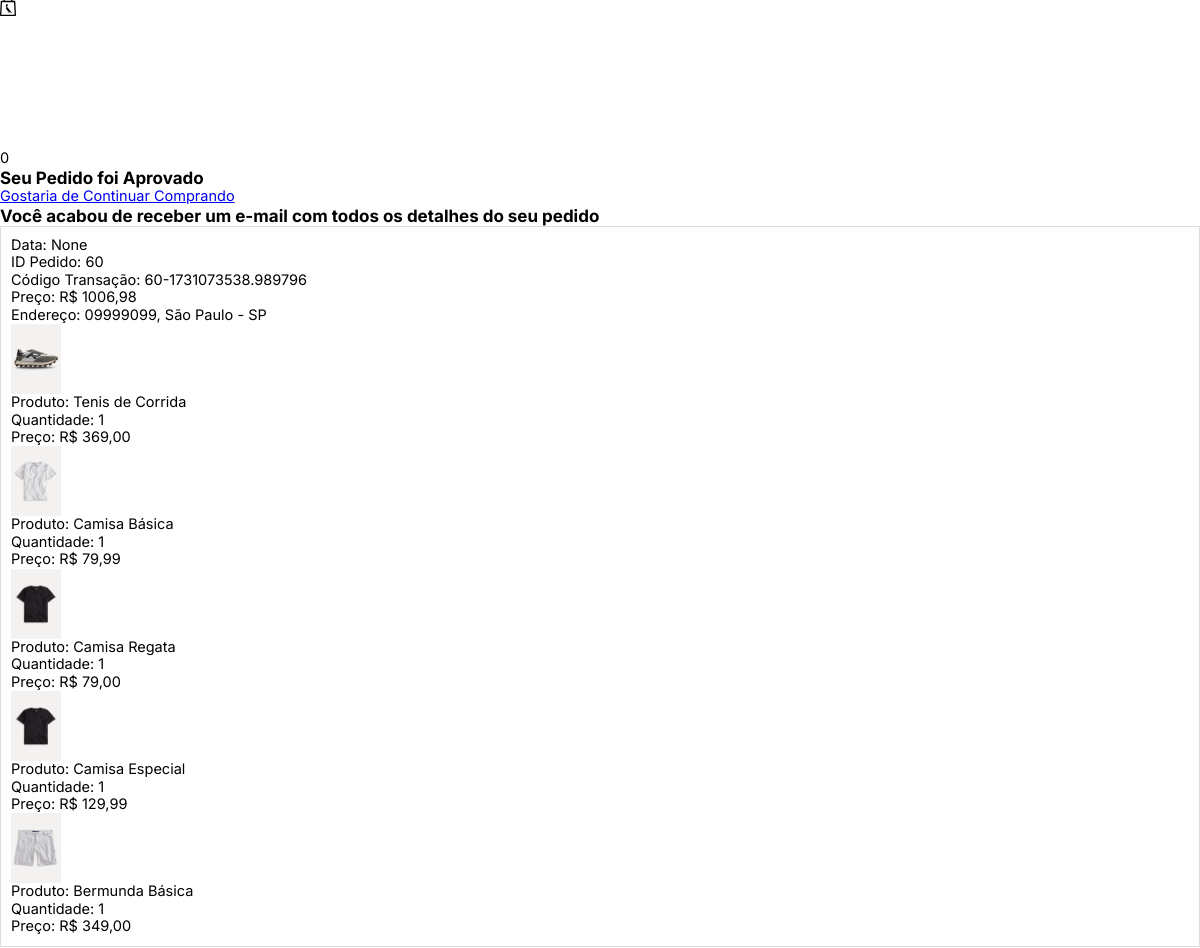
Before: /pedidoaprovado/60/ (middle part) with the older database file.
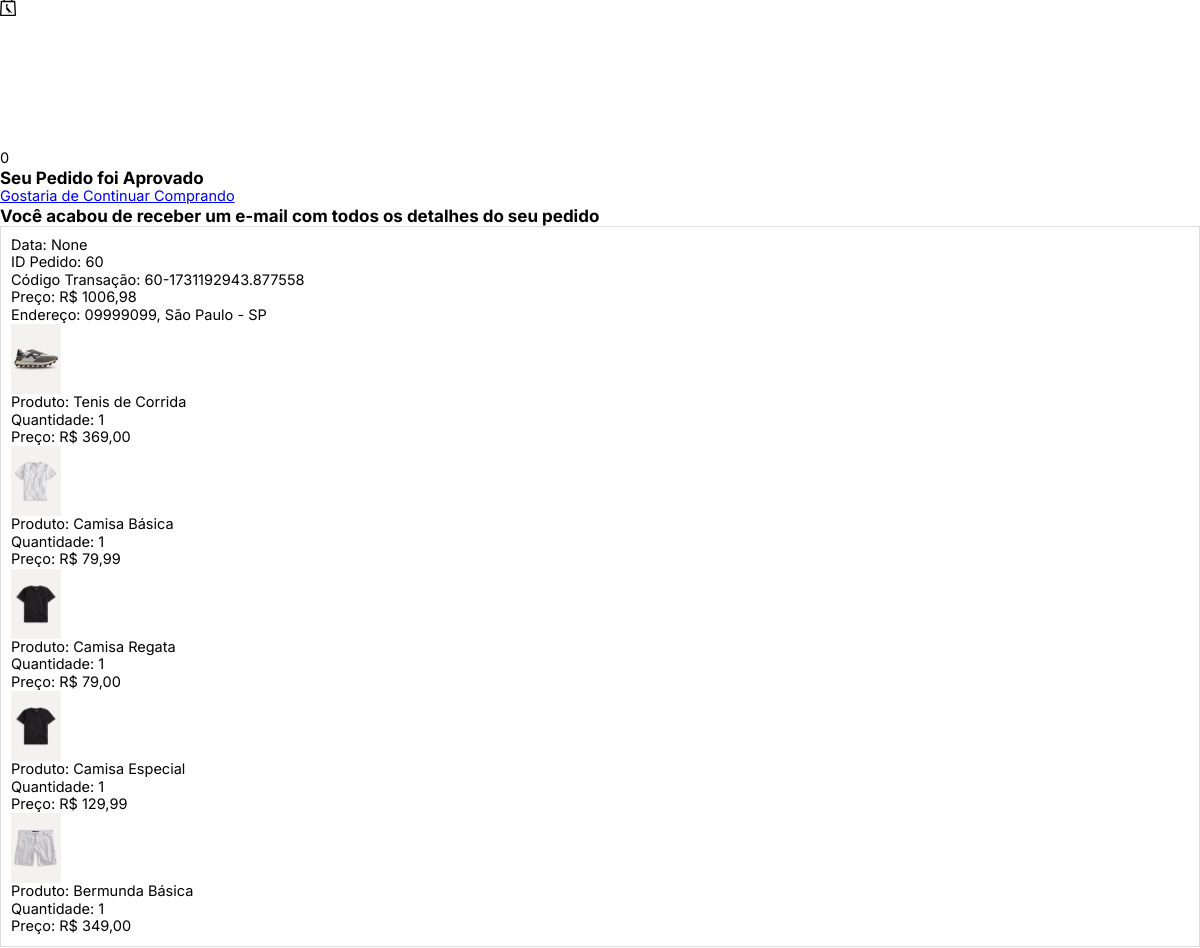
After: the same page with the newer database file.
### loja/models.py (models this page shows, shortened)
class Pedido(models.Model):
    cliente = models.ForeignKey(Cliente, null=True, blank=True, on_delete=models.SET_NULL)
    finalizado = models.BooleanField(default=False)
    codigo_transacao = models.CharField(max_length=200, null=True, blank=True)
    endereco = models.ForeignKey(Endereco, null=True, blank=True, on_delete=models.SET_NULL)
    data_finalizacao = models.DateTimeField(null=True, blank=True)
    @property
    def preco_total(self):
        itens_pedido = ItensPedido.objects.filter(pedido=self)
        preco = sum(item.preco_total for item in itens_pedido)
        return preco
    @property
    def itens(self):
        itens_pedido = ItensPedido.objects.filter(pedido=self)
        return itens_pedido

class ItensPedido(models.Model):
    item_estoque = models.ForeignKey(ItemEstoque, null=True, blank=True, on_delete=models.SET_NULL)
    quantidade = models.IntegerField(default=0)
    pedido = models.ForeignKey(Pedido, null=True, blank=True, on_delete=models.SET_NULL)
    @property
    def preco_total(self):
        return self.quantidade * self.item_estoque.produto.preco if self.item_estoque and self.item_estoque.produto else 0

class ItemEstoque(models.Model):
    produto = models.ForeignKey(Produto, null=True, blank=True, on_delete=models.SET_NULL)
    cor = models.ForeignKey(Cor, null=True, blank=True, on_delete=models.SET_NULL)
    tamanho = models.CharField(max_length=200, null=True, blank=True)
    quantidade = models.IntegerField(default=0)

class Produto(models.Model):
    imagem = models.ImageField(null=True, blank=True)
    nome_produto = models.CharField(max_length=200, null=True, blank=True)
    preco = models.DecimalField(max_digits=10, decimal_places=2)
    ativo = models.BooleanField(default=True)
    categoria = models.ForeignKey(Categoria, null=True, blank=True, on_delete=models.SET_NULL)
    tipo = models.ForeignKey(Tipo, null=True, blank=True, on_delete=models.SET_NULL)

class Endereco(models.Model):
    rua = models.CharField(max_length=400, null=True, blank=True)
    numero = models.IntegerField(default=0)
    complemento = models.CharField(max_length=200, null=True, blank=True)
    cep = models.CharField(max_length=200, null=True, blank=True)
    cidade = models.CharField(max_length=200, null=True, blank=True)
    estado = models.CharField(max_length=200, null=True, blank=True)
    cliente = models.ForeignKey(Cliente, null=True, blank=True, on_delete=models.SET_NULL)

### loja/views.py (the view)
# urls.py: path('pedidoaprovado/<int:id_pedido>/', pedido_aprovado, name='pedido_aprovado'),
def pedido_aprovado(request, id_pedido):
    pedido = Pedido.objects.get(id=id_pedido)
    context = {"pedido": pedido}
    return render(request, "pedido_aprovado.html", context)

### loja/novos_context.py (called while the page is built)
def carrinho(request):
    quantidade_produtos_carrinho = 0
    if request.user.is_authenticated:
        cliente = request.user.cliente
    else:
        if request.COOKIES.get("id_sessao"):
            id_sessao = request.COOKIES.get("id_sessao")
            cliente, criado = Cliente.objects.get_or_create(id_sessao=id_sessao)
        else:
            return {"quantidade_produtos_carrinho": quantidade_produtos_carrinho}
    pedido, criado = Pedido.objects.get_or_create(cliente=cliente, finalizado=False)
    itens_pedido = ItensPedido.objects.filter(pedido=pedido)
    for item in itens_pedido:
        quantidade_produtos_carrinho += item.quantidade
    return {"quantidade_produtos_carrinho": quantidade_produtos_carrinho}

def categorias_tipos(request):
    categorias_navegacao = Categoria.objects.all()
    tipos_navegacao = Tipo.objects.all()
    return {"categorias_navegacao": categorias_navegacao, "tipos_navegacao": tipos_navegacao}

def faz_parte_equipe(request):
    equipe = False
    if request.user.is_authenticated:
        if request.user.groups.filter(name="equipe").exists():
            equipe = True
    return {"equipe": equipe}

### loja/templates/pedido_aprovado.html (shortened to what this page needs)
{% extends 'base.html' %}
{% load static %}
{% block content %}
<h3>Seu Pedido foi Aprovado</h3>
<a href="{% url 'loja' %}">Gostaria de Continuar Comprando</a>
<h3>Você acabou de receber um e-mail com todos os detalhes do seu pedido</h3>
<div style="display: flex; flex-direction: column; margin-bottom: 20px; border: 1px solid #ddd; padding: 10px;">
    <p>Data: {{ pedido.data_finalizacao }}</p>
    <p>ID Pedido: {{ pedido.id }}</p>
    <p>Código Transação: {{ pedido.codigo_transacao }}</p>
    <p>Preço: R$ {{ pedido.preco_total }}</p>
    <p>Endereço: {{ pedido.endereco.cep }}, {{ pedido.endereco.cidade }} - {{ pedido.endereco.estado }}</p>
    {% for item in pedido.itens.all %}
        <img src="{{ item.item_estoque.produto.imagem.url }}" width="50" height="70" alt="{{ item.item_estoque.produto.nome_produto }}">
        <p>Produto: {{ item.item_estoque.produto.nome_produto }}</p>
        <p>Quantidade: {{ item.quantidade }}</p>
        <p>Preço: R$ {{ item.preco_total }}</p>
    {% endfor %}
</div>
{% endblock %}

### templates/base.html (shortened to what this page needs)
<!doctype html>
<html lang="pt-br">
<head>
    {% load static %}
    <link rel="stylesheet" type="text/css" href="{% static 'css/main.css' %}">
</head>
<body>
    {% include 'navbar.html' %}
    {% block content%}{% endblock %}
</body>
</html>

### templates/navbar.html (shortened to what this page needs)
{% load static %}
<header class="cabecalho">
    <div class="cabecalho__icones">
      <div class="cabecalho__icone-carrinho">
        <a class="cabecalho__link-icone" href="{% url 'carrinho' %}">
        </a>
        <div class="cabecalho__itens cabecalho__itens--visivel">{{ quantidade_produtos_carrinho }}</div>
      </div>
    </div>
  </header>

### templates/aviso.html (shortened to what this page needs)
{% load static %}

### templates/rodape.html (shortened to what this page needs)
{% load static %}

### static/css/main.css (style rules this page uses)
html { font-size: 62.5%; }
@media (max-width: 80em) { html { font-size: 56.75%; } }
body { font-family: Inter, sans-serif; font-size: 1.6rem; line-height: 1.2; color: #000; background-color: #fff; }

Changed rows visible on the page:
changed Pedido "None": codigo_transacao "60-1731073538.989796" → "60-1731192943.877558"
